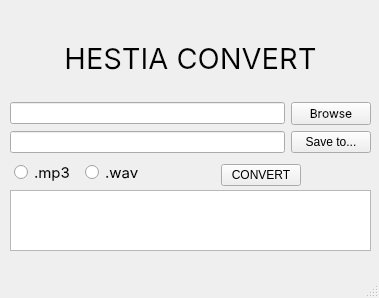
<?xml version="1.0" encoding="UTF-8"?>
<ui version="4.0">
 <class>MainWindow</class>
 <widget class="QMainWindow" name="MainWindow">
  <property name="geometry">
   <rect>
    <x>0</x>
    <y>0</y>
    <width>379</width>
    <height>298</height>
   </rect>
  </property>
  <property name="windowTitle">
   <string>Hestia Converter</string>
  </property>
  <widget class="QWidget" name="centralwidget">
   <widget class="QWidget" name="verticalLayoutWidget">
    <property name="geometry">
     <rect>
      <x>10</x>
      <y>20</y>
      <width>361</width>
      <height>133</height>
     </rect>
    </property>
    <layout class="QVBoxLayout" name="verticalLayout">
     <item>
      <widget class="QLabel" name="label">
       <property name="font">
        <font>
         <family>Inter</family>
         <pointsize>22</pointsize>
        </font>
       </property>
       <property name="text">
        <string>HESTIA CONVERT</string>
       </property>
       <property name="alignment">
        <set>Qt::AlignCenter</set>
       </property>
      </widget>
     </item>
     <item>
      <layout class="QHBoxLayout" name="fileBrowserLayout">
       <item>
        <widget class="QLineEdit" name="filePathLineEdit"/>
       </item>
       <item>
        <widget class="QPushButton" name="browseButton">
         <property name="font">
          <font>
           <family>Inter</family>
          </font>
         </property>
         <property name="text">
          <string>Browse</string>
         </property>
        </widget>
       </item>
      </layout>
     </item>
     <item>
      <layout class="QHBoxLayout" name="horizontalLayout_3">
       <item>
        <widget class="QLineEdit" name="filePathLineEdit_3"/>
       </item>
       <item>
        <widget class="QPushButton" name="pushButton_2">
         <property name="text">
          <string>Save to...</string>
         </property>
        </widget>
       </item>
      </layout>
     </item>
    </layout>
   </widget>
   <widget class="QWidget" name="horizontalLayoutWidget">
    <property name="geometry">
     <rect>
      <x>151</x>
      <y>160</y>
      <width>221</width>
      <height>31</height>
     </rect>
    </property>
    <property name="sizePolicy">
     <sizepolicy hsizetype="Fixed" vsizetype="Fixed">
      <horstretch>0</horstretch>
      <verstretch>0</verstretch>
     </sizepolicy>
    </property>
    <layout class="QHBoxLayout" name="horizontalLayout">
     <item>
      <widget class="QPushButton" name="pushButton">
       <property name="sizePolicy">
        <sizepolicy hsizetype="Fixed" vsizetype="Fixed">
         <horstretch>0</horstretch>
         <verstretch>0</verstretch>
        </sizepolicy>
       </property>
       <property name="text">
        <string>CONVERT</string>
       </property>
      </widget>
     </item>
    </layout>
   </widget>
   <widget class="QWidget" name="horizontalLayoutWidget_2">
    <property name="geometry">
     <rect>
      <x>10</x>
      <y>160</y>
      <width>141</width>
      <height>26</height>
     </rect>
    </property>
    <property name="sizePolicy">
     <sizepolicy hsizetype="Fixed" vsizetype="Fixed">
      <horstretch>0</horstretch>
      <verstretch>0</verstretch>
     </sizepolicy>
    </property>
    <layout class="QHBoxLayout" name="horizontalLayout_2">
     <item>
      <widget class="QRadioButton" name="radioButton_3">
       <property name="sizePolicy">
        <sizepolicy hsizetype="Fixed" vsizetype="Fixed">
         <horstretch>0</horstretch>
         <verstretch>0</verstretch>
        </sizepolicy>
       </property>
       <property name="font">
        <font>
         <family>Inter</family>
         <pointsize>11</pointsize>
        </font>
       </property>
       <property name="text">
        <string>.mp3</string>
       </property>
      </widget>
     </item>
     <item>
      <widget class="QRadioButton" name="radioButton_2">
       <property name="sizePolicy">
        <sizepolicy hsizetype="Fixed" vsizetype="Fixed">
         <horstretch>0</horstretch>
         <verstretch>0</verstretch>
        </sizepolicy>
       </property>
       <property name="font">
        <font>
         <family>Inter</family>
         <pointsize>11</pointsize>
        </font>
       </property>
       <property name="text">
        <string>.wav</string>
       </property>
      </widget>
     </item>
    </layout>
   </widget>
   <widget class="QTextEdit" name="textEdit">
    <property name="geometry">
     <rect>
      <x>10</x>
      <y>190</y>
      <width>361</width>
      <height>61</height>
     </rect>
    </property>
    <property name="sizePolicy">
     <sizepolicy hsizetype="Fixed" vsizetype="Fixed">
      <horstretch>0</horstretch>
      <verstretch>0</verstretch>
     </sizepolicy>
    </property>
    <property name="font">
     <font>
      <family>Hack Nerd Font</family>
     </font>
    </property>
   </widget>
  </widget>
  <widget class="QMenuBar" name="menubar">
   <property name="geometry">
    <rect>
     <x>0</x>
     <y>0</y>
     <width>379</width>
     <height>22</height>
    </rect>
   </property>
  </widget>
  <widget class="QStatusBar" name="statusbar"/>
 </widget>
 <resources/>
 <connections/>
</ui>
